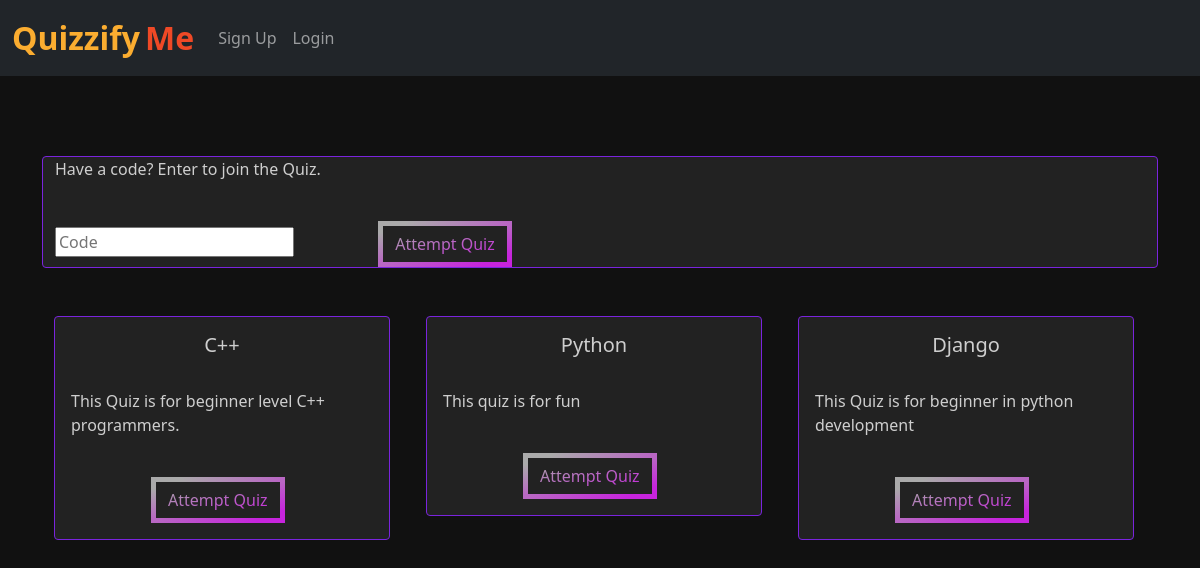
Page /api/ on the earlier database version.
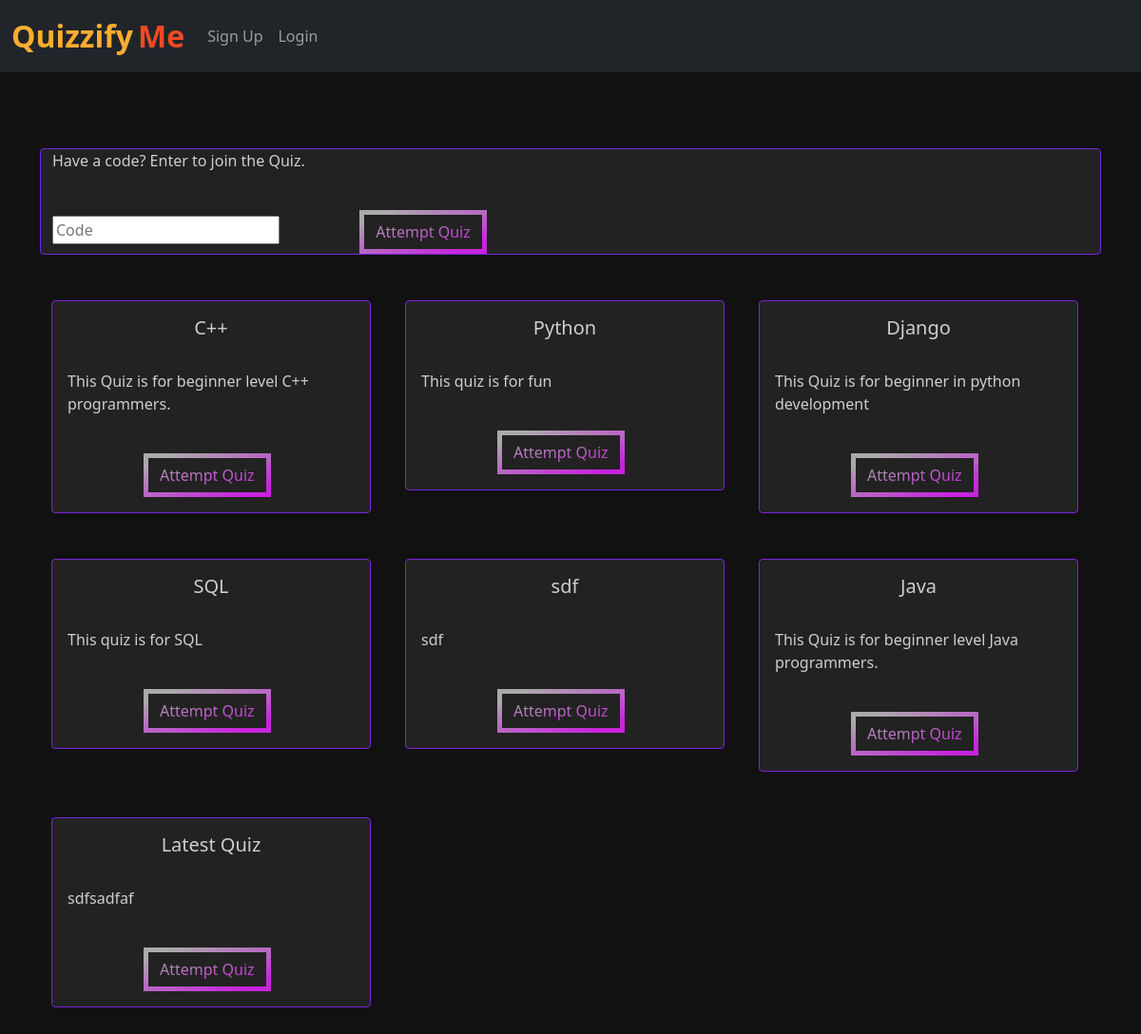
Same page on the later database version.
### frontend/models.py (models this page shows, shortened)
class Quiz(models.Model):
    name = models.CharField(max_length=50)
    desc = models.CharField(max_length=500)
    number_of_questions = models.IntegerField(default=1)
    time = models.IntegerField(help_text="Duration of the quiz in seconds", default="1")
    code = models.CharField(max_length=8, default='abc123')
    admin_id = models.IntegerField(default=1)

### frontend/views.py (the view)
# urls.py: path("", views.index, name="index"),
def index(request):
    quiz = Quiz.objects.all()
    context = {'quiz' : quiz, 'user_type': '(Quiz Admin)' if request.user.is_staff else '(User)'}
    return render(request, "frontend/index.html", context=context)

### frontend/templates/frontend/index.html (shortened to what this page needs)
{% extends 'frontend/base.html' %}
{% load static %}
{% block body %}
<br><br><br>
<div class="container">
  <div class="container mx-auto mt-2">
    {% if user.is_staff %}
    <div class="row card code">
      <p>These are the quizzes created by you:</p>
    </div>
    {% else %}
      <div class="row">
        <div class="card code">
          <form action="">
            <p class="card-text">Have a code? Enter to join the Quiz.</p>
              <br>
              <form method="POST" action="">
                <input type="text" name="code-entered" placeholder="Code">
                <button type="submit" id="btn"
                style="justify-content: center;" class="enter-code btn mr-2 ">Attempt
                Quiz</button>
              </form>
          </form>
        </div>
      </div>
    {% endif %}
    <div class="row">
      {% if user.is_staff %}
        {% for i in quiz %}
          {% if i.admin_id == user.id %}
          <div class="col-md-4">
            <div class="card" style="width: 21rem;">
              <div class="card-body">
                <h5 class="card-title" style="text-align: center;">{{i.name}}</h5>
                <br>
                <p class="card-text">{{i.desc}}</p>
                <br>
                <button  data-id="{{i.id}} "onclick="alert('Share this code with your fellow quiz takers: {{i.get_code}}')" id="btn"
                  style="justify-content: center;" class="get-code btn mr-2 "><i class="fas fa-link"></i>Get Code</button>
                <button onclick="window.location.href = window.location.href+'results/'+{{i.id}} " id="btn"
                style="justify-content: center;" class="view-results btn mr-2 "><i class="fas fa-link"></i>View Results</button>
              </div>
            </div>
          </div>
          {% endif%}
        {% endfor %}
      {% else %}
        {% for i in quiz %}
        <div class="col-md-4">
          <div class="card" style="width: 21rem;">
            <div class="card-body">
              <h5 class="card-title" style="text-align: center;">{{i.name}}</h5>
              <br>
              <p class="card-text">{{i.desc}}</p>
              <br>
              <button data-bs-target="#exampleModal" data-bs-toggle="modal" data-time="{{i.time}}"
                data-questions="{{i.number_of_questions}}" data-name="{{i.name}}" data-id="{{i.id}}" id="btn"
                style="justify-content: center;" class="attempt btn mr-2 modal-button">Attempt
                Quiz</button>
            </div>
          </div>
        </div>
        {% endfor %}
      {% endif %}
    </div>
  </div>
</div>
{% endblock %}

### frontend/templates/frontend/base.html (shortened to what this page needs)
<!doctype html>
<html lang="en">
  <head>
    <link href="https://cdn.jsdelivr.net/npm/bootstrap@5.0.2/dist/css/bootstrap.min.css" rel="stylesheet">
  </head>
  <body>
    <nav class="navbar navbar-expand-lg navbar-dark bg-dark">
        <div class="container-fluid">
          <a class="navbar-brand" href="/"><span class="head1">Quizzify</span> <span class="head2">Me</span></a>
          <div class="collapse navbar-collapse" id="navbarSupportedContent">
              {% if user.is_authenticated %}
              <ul class="navbar-nav me-auto mb-2 mb-lg-0">
                <li class="nav-item">
                  <a class="nav-link" href="#">Welcome {{request.user}} {{user_type}}</a>
                </li>
                <li class="nav-item">
                    <a class="nav-link" href="/logout">Logout</a>
                  </li>
                  {% if user.is_staff %}
                  <div class="collapse navbar-collapse" id="navbarNavDarkDropdown">
                    <ul class="navbar-nav">
                      <li class="nav-item dropdown">
                        <a class="nav-link dropdown-toggle" href="#" id="navbarDarkDropdownMenuLink" role="button" data-bs-toggle="dropdown" aria-expanded="false">
                          Admin
                        </a>
                        <ul class="dropdown-menu dropdown-menu-dark" aria-labelledby="navbarDarkDropdownMenuLink">
                          <li><a class="dropdown-item" href="/add_quiz/">Add Quiz</a></li>
                          <li><a class="dropdown-item" href="/add_question/">Add Questions</a></li>
                          <li><a class="dropdown-item" href="#">Results of the Users</a></li>
                        </ul>
                      </li>
                    </ul>
                  </div>
                  {% endif %}
              </ul>
              {% else %}
            <ul class="navbar-nav me-auto mb-2 mb-lg-0">
              <li class="nav-item">
                <a class="nav-link" href="/register">Sign Up</a>
              </li>
              <li class="nav-item">
                <a class="nav-link" href="/login">Login</a>
              </li>
            </ul>
            {% endif %}
          </div>
        </div>
      </nav>
      {% block body %} {% endblock %}
  </body>
</html>

### frontend/templates/frontend/index.html (style rules this page uses)
.attempt,.get-code,.view-results,.enter-code { --gradient: linear-gradient(to left top, #c724dd 10%, #aaaaaa 90%) !important; }
body { background: #111; }
.card { background: #222; border: 1px solid #7a24dd; color: rgba(250, 250, 250, 0.8); margin-bottom: 3rem; }
#btn { border: 5px solid; border-image-slice: 1; background: var(--gradient) !important; -webkit-background-clip: text !important; -webkit-text-fill-color: transparent !important; border-image-source: var(--gradient) !important; text-decoration: none; position: relative; left: 80px; }
.head1 { color: #FBAD30; font-size: 2rem; font-weight: bold; height: 50px; }
.head2 { color: #EF4926; font-size: 2rem; font-weight: bold; }
.container-fluid { height: 60px; }
.row { align-content: center; }
.code { align-content: center; }

Differences in the rows shown:
added Quiz: name "SQL", desc "This quiz is for SQL"
added Quiz: name "sdf", desc "sdf"
added Quiz: name "Java", desc "This Quiz is for beginner level Java programmers."
added Quiz: name "Latest Quiz", desc "sdfsadfaf"
